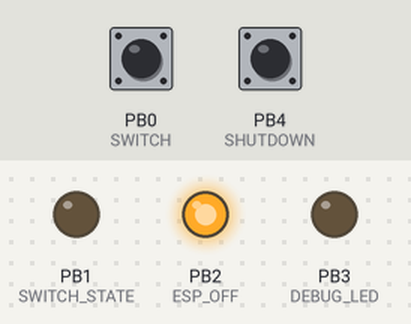
The sketch below on a simulated ATtiny85, built with avr-gcc and run on an emulated ATtiny85. Parts: output pins drawn as LEDs (lit = HIGH). Inputs (shaded band) come from the test bench; at power-on: PB0 (SWITCH) LOW, PB4 (SHUTDOWN) LOW. Sleep ends after the set time or at an interrupt.

Above: at 1.2 s.
1.3 s: PB0 (SWITCH) pulled HIGH for 0.15 s
At 2.4 s:
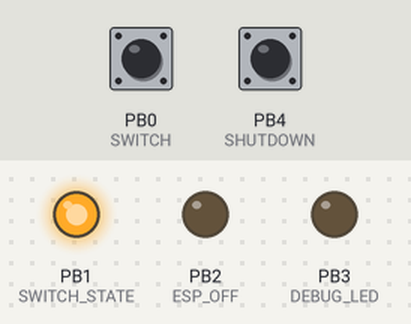
2.9 s: PB4 (SHUTDOWN) pulled HIGH for 0.15 s
At 3.4 s:
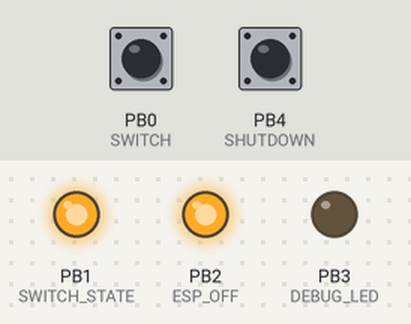
6.0 s: PB0 (SWITCH) pulled HIGH for 3.2 s
At 8.4 s:
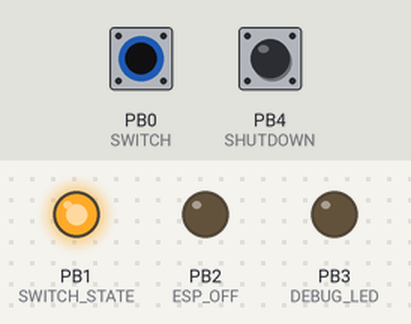
10.7 s: PB4 (SHUTDOWN) pulled HIGH for 1 s
At 11.7 s:
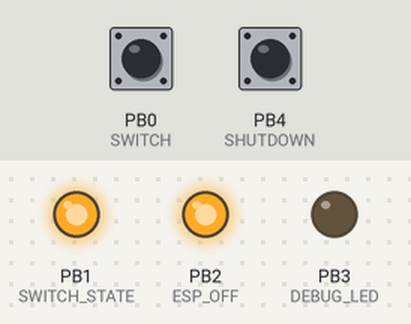
Timing chart, 0 to 13.7 s (numbered marks = the images above; inputs shaded):
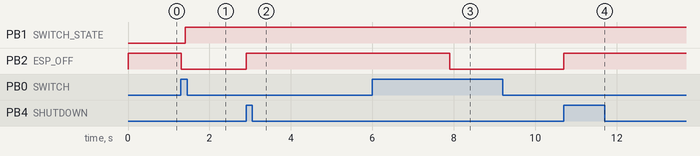

Measured:
- after the input at 1.3 s, PB1 (SWITCH_STATE): LOW → HIGH after 0.10 s; PB2 (ESP_OFF): HIGH → LOW at once
- after the input at 2.9 s, PB2 (ESP_OFF): LOW → HIGH at once
- after the input at 6.0 s, PB1 (SWITCH_STATE): stays HIGH (without the input it goes to LOW after 2.4 s)
- after the input at 10.7 s, PB2 (ESP_OFF): LOW → HIGH at once

The sketch:

attiny-sleepcontrol.ino
```cpp
/**************************************************************************************************************
  +
  + Quelle: https://github.com/8n1/ESP8266-Tiny-Door-and-Window-Sensor/blob/master/Firmware/ATtiny%20Arduino%20Sketch/tiny-vreg-controller/tiny-vreg-controller.ino
  +  Fuses:            -U lfuse:w:0x62:m -U hfuse:w:0xdf:m -U efuse:w:0xff:m  (default value)

  +
  +  Getestet mit der Arduino IDE v1.6.13
  +  Voraussetzung zum kompilieren: ATtiny unterstützung ist installiert.
  +  (Am besten über den neuen Boards Manager machen: Tools->Board:...->Boards Manager->"attiny")
  +
  +  Pinout:
  +                   +-------------+
  +                 +-+ (PB5)   VCC +-+  BATT_LOW (Batteriespannung ueber Schottkyy-Diode)
  +                   | (Reset)     |
  +                   |             |
  +  DEBUG_LED      +-+ PB3     PB2 +-+  ESP_OFF (OUTPUT)
  +  (OUTPUT)         |             |
  +                   |             |
  +  SHUTDOWN       +-+ PB4     PB1 +-+  SWITCH_STATE (OUTPUT)
  +  (INPUT)          |             |
  +                   |             |
  +  GND            +-+ GND     PB0 +-+  SWITCH (INPUT)
  +                   +-------------+
  +
  +  Pin Funktionen:
  +  PB0 - SWITCH              - Umschalter, über den der ATtiny aus dem Tiefschlaf geweckt wird
  +  PB1 - SWITCH_STATE        - Der Zustand des Schalters wird für den ESP an diesem Pin ausgegeben
  +  PB2 - ESP_OFF             - Gate des MOSFET, High = ESP off, LOW = ESP on
  +  PB4 - SHUTDOWN            - Ein kurzes HIGH Signal an diesem Pin (vom ESP an den Tiny) bewirkt Abschalten des ESP und Sleep des Tiny
  +
  +  Ablauf:
  +  1. -> Der ATtiny wird durch einen PinChange(PC) Interrupt (Wechsel sowohl von HIGH nach LOW als auch umgekehrt möglich) am Pin PB0 geweckt.
  +  2. -> Der Tiny setzt PB2 auf LOW und aktiviert den MOSFET (und somit den ESP).
  +  3. -> Jetzt wird gewartet bis (vom ESP) ein Signal über PB4 kommt das den ATtiny veranlasst den ESP wieder abzuschalten,
         Ausserdem wird der Zustand des Schalters(PB0) immer wieder neu eingelesen und über PB1 ausgegeben.
  +  4. -> Ist nach "timerInterval" Sekunden noch kein Signal gekommen wird der ESP vom ATtiny wieder abgeschaltet -> PB2 geht auf HIGH
  +        Zusätzlich wird auch PB1 auf LOW gesetzt
  +  5. -> Zu guter letzt geht der ATtiny wieder in den Tiefschlaf(Power-down) und wartet auf den nächsten Interrupt.
  +        Der Stromverbrauch des ATtiny liegt während er schläft bei ca. ~300nA @3.8V. Im Datenblatt steht genauers.
  +
**************************************************************************************************************/

// Attiny-Sleepcontrol-0057.ino


#include <avr/sleep.h>

//------------------------------------------------------------------------------
// Pin Konfiguration
const int SWITCH = 0;               // PB.0
const int SWITCH_STATE = 1;         // PB.1
const int ESP_OFF = 2;              // PB.2
const int DEBUG_LED = 3;            // PB.3
const int SHUTDOWN = 4;             // PB.4

// Anzahl Sekunden nach denen der ESP automatisch wieder abgeschaltet wird, wenn der ESP kein Abschaltsignal geliefert hat
const unsigned long timerInterval = 20;

// Arbeitsvariablen
unsigned long start_time;
boolean goto_sleep = true;
int switch_state_old;


//------------------------------------------------------------------------------
// PinChange ISR - Einstiegspunkt nach dem Tiefschlaf

ISR (PCINT0_vect) {
    PCMSK &= ~(1 << PCINT0);                                // Port Change Interrupts vorübergehend verbieten
    sleep_disable();                                        // Schlafmodus deaktivieren
    digitalWrite(DEBUG_LED, HIGH);                          // Timer und Funktionen, die Timer benutzen
    delayMicroseconds(500);                                 // können in der ISR nicht benutzt werden,
    digitalWrite(DEBUG_LED, LOW);                           // also z.B. delay() und serielle Schnittstelle
    delayMicroseconds(500);
    digitalWrite(DEBUG_LED, HIGH);
    delayMicroseconds(500);
    digitalWrite(DEBUG_LED, LOW);
    delayMicroseconds(500);
  }


//------------------------------------------------------------------------------
// SETUP FUNCTION
void setup()
{
  // GPIOs konfigurieren
  pinMode(ESP_OFF, OUTPUT);
  pinMode(SHUTDOWN, INPUT);
  pinMode(SWITCH_STATE, OUTPUT);
  pinMode(SWITCH, INPUT);                                   // SWITCH input bekommen keinen pullup, da Wechselschalter angeschlossen wird. Pullup würde unnoetigen Strom ziehen
  pinMode(DEBUG_LED, OUTPUT);
  digitalWrite(DEBUG_LED, LOW);                             // Pullup Widerstand für den unbenutzen Pin: Floating vermeiden (Stromverbrauch!)

  ADCSRA &= ~(1 << ADEN);                                   // AD Wandler abschalten (benötigt nur unnötig Strom, ~230µA)
  set_sleep_mode(SLEEP_MODE_PWR_DOWN);                      // Schlafmodus(Power-down) konfigurieren
  GIMSK |= (1 << PCIE);                                     // PinChange(PC) Interrupts erlauben
                                                            // GIMSK = General Interrupt Mask Register
                                                            // Bit    7   6   5   4   3   2   1   0
                                                            //        - INT0 PCIE -   -   -   -   -
                                                            // GIMSK = GIMSK OR 32 = PCIE wird "1" gesetzt
}


//------------------------------------------------------------------------------
// MAIN LOOP
void loop()
{
  if (goto_sleep == true)                                   // Flag für schlafen gehen gesetzt?
  {
    digitalWrite(SWITCH_STATE, LOW);                        // SWITCH_STATE beim Schlafen auf LOW setzen, weil dieser Pin einen spannungslosen ESP
                                                            // treibt, bei HIGH => Spannung am IO-Port > Vcc, das ist nicht erlaubt
    digitalWrite(ESP_OFF, HIGH);                            // ESP abschalten


    digitalWrite(DEBUG_LED, HIGH);
    delayMicroseconds(100);
    digitalWrite(DEBUG_LED, LOW);
    delayMicroseconds(100);
    digitalWrite(DEBUG_LED, HIGH);
    delayMicroseconds(100);
    digitalWrite(DEBUG_LED, LOW);
    delayMicroseconds(100);
    digitalWrite(DEBUG_LED, HIGH);
    delayMicroseconds(100);
    digitalWrite(DEBUG_LED, LOW);
    delayMicroseconds(100);


    PCMSK |= (1 << PCINT0);                                 // Port Change Interrupt an PB0erlauben
    sleep_enable();                                         // Schlafmodus aktivieren
    sleep_mode();                                           // Tiefschlaf aktivieren und auf den Port Change Interrupt warten

//------------------------------------------------------------------------------
// STARTPUNKT nach Interrupt

    // Kommt der Port Change Interrupt (Schalter wurde betätigt), wird die Port Change ISR ausgeführt, und der ATtiny ist wieder wach,
    // anschließend geht es hier weiter
    digitalWrite(DEBUG_LED, HIGH);
    delayMicroseconds(250);
    digitalWrite(DEBUG_LED, LOW);
    delayMicroseconds(250);
    digitalWrite(DEBUG_LED, HIGH);
    delayMicroseconds(250);
    digitalWrite(DEBUG_LED, LOW);
    delayMicroseconds(250);

    digitalWrite(ESP_OFF, LOW);                             // ESP einschalten
    start_time = millis();                                  // Startzeit einlesen
    delay(100);                                             // Entprellen
    digitalWrite(SWITCH_STATE, digitalRead(SWITCH));        // Zustand des Schalters(PB0) auf PB1 für ESP ausgeben
    switch_state_old = digitalRead(SWITCH);                 // Schalterstellung beim Aufwecken merken
    delay(400);                                             // Nötig, weil der Pullup am esp anfangs die shutdown Leitung noch auf HIGH zieht. (Schaltungs-Design-Fehler)
                                                            // wenn der ESP gestartet ist, dann zieht er shutdown auf LOW
    goto_sleep = false;                                     // Tiny wurde gerade geweckt, also jetzt nicht schlafen, sondern mit ESP arbeiten
  }

  if (millis() - start_time >= timerInterval * 1000)        // Verfügbare Zeit abgelaufen (Weil ESP keinen Shutdown angefordert hat)?
  {
    goto_sleep = true;                                      // Im nächsten Durchlauf von loop wieder schlafen gehen
  }

  if (digitalRead(SHUTDOWN) == 1)                           // Shutdown Anforderung vom ESP erkannt ?
  {
    if (switch_state_old == digitalRead(SWITCH))            // Schalterstellung ist unverändert, übertragener Status ist gültig
    {
      goto_sleep = true;
    }
    else                                                    // Schalterstellung hat sich während der übertragung des Statusses geändert, neu senden
    {
      digitalWrite(ESP_OFF, HIGH);                          // ESP ausschalten
      delay(5000);
      start_time = millis();                                // Startzeit einlesen
      digitalWrite(ESP_OFF, LOW);                           // ESP einschalten, und geänderte Schalterstellung übertragen
      delay(500);                                           // Nötig, weil der pullup am esp anfangs die shutdown leitung noch auf HIGH zieht. (Schaltungs-Design-Fehler)
      digitalWrite(SWITCH_STATE, digitalRead(SWITCH));      // Zustand des Schalters(PB0) auf PB1 ausgeben
      switch_state_old = digitalRead(SWITCH);               // Aktuelle Schalterstellung merken

    }
  }
}
```
